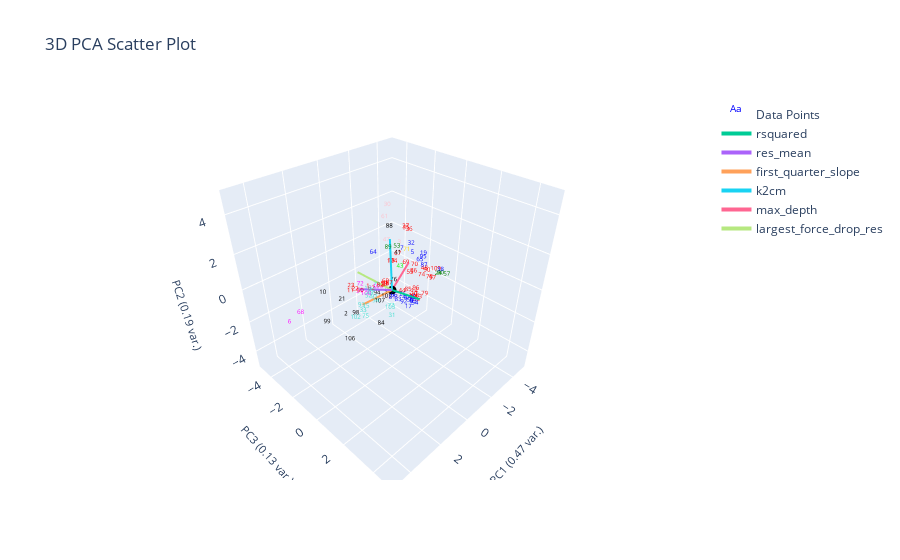

Notebook code for this chart:
### Markdown cell above
# Radius Neighbors Classifier
- Within radius r, assing query point to highest frequency label
- Good for when data isn't uniformly distributed (clusters have different densities)

### Code cell
from sklearn.neighbors import RadiusNeighborsClassifier


X = plotting.extract_numerical_features(marions_labeled_data).values.tolist()
y = marions_labeled_data[f'{ylabel_name}_nums'].values.tolist()
rn = RadiusNeighborsClassifier(radius=1.5, outlier_label=-1)
rn.fit(X,y)
rn_predictions = pd.Series(rn.predict(clustering_features.values))

rn_actual = marions_labeled_data[f'{ylabel_name}_nums']
rn_changed_ylabel_idxs = find_changed_ylabel_data(rn_predictions, rn_actual)
rn_corrected_predictions = correct_pseudo_ylabels_to_actual(rn_predictions, rn_actual, rn_changed_ylabel_idxs)

plotting.plot_cluster_subplots(rn_corrected_predictions, curve_data, 
                                  clustering_method="Nearest Centroid", 
                                  cluster_category_names=cluster_num_to_ylabel,
                                  bold_idxs=rn_actual.index
                                  )
plotting.plot_cluster_subplots(rn_predictions, curve_data,
                                  clustering_method="Nearest Centroid", 
                                  cluster_category_names=cluster_num_to_ylabel,
                                  pseudo_corrections=rn_corrected_predictions,
                                  bold_idxs=rn_actual.index
                                  )
plotting.plot_pca(clustering_features, rn_predictions, 3, 
                  graph_title=f'',
                  ylabel_name=ylabel_name,)

### Figure 1 — Plotly figure (JSON) as saved in the notebook; plotly's stock layout.template omitted (floating-point values rounded to 4 significant figures)
{"data": [{"mode": "text", "name": "Data Points", "text": ["0", "1", "2", "3", "4", "5", "6", "7", "8", "9", "10", "11", "12", "13", "14", "15", "16", "17", "18", "19", "20", "21", "22", "23", "24", "25", "26", "27", "28", "29", "30", "31", "32", "33", "34", "35", "36", "37", "38", "39", "40", "41", "42", "43", "44", "45", "46", "47", "48", "49", "50", "51", "52", "53", "54", "55", "56", "57", "58", "59", "60", "61", "62", "63", "64", "65", "66", "67", "68", "69", "70", "71", "72", "73", "74", "75", "76", "77", "78", "79", "80", "81", "82", "83", "84", "85", "86", "87", "88", "89", "90", "91", "92", "93", "94", "95", "96", "97", "98", "99", "100", "101", "102", "103", "104", "105", "106", "107", "108", "109"], "textfont": {"color": ["blue", "red", "black", "pink", "blue", "blue", "magenta", "blue", "red", "pink", "black", "red", "magenta", "red", "red", "turquoise", "turquoise", "blue", "red", "blue", "red", "black", "red", "red", "green", "pink", "blue", "red", "red", "red", "pink", "turquoise", "blue", "turquoise", "turquoise", "red", "red", "red", "blue", "black", "blue", "black", "pink", "lime", "red", "blue", "turquoise", "pink", "red", "turquoise", "red", "magenta", "turquoise", "green", "blue", "red", "red", "green", "red", "blue", "red", "pink", "red", "blue", "blue", "blue", "blue", "red", "magenta", "red", "red", "gold", "magenta", "turquoise", "red", "turquoise", "black", "turquoise", "red", "red", "green", "blue", "red", "blue", "black", "red", "red", "blue", "black", "green", "red", "turquoise", "blue", "turquoise", "black", "blue", "red", "red", "black", "black", "magenta", "black", "turquoise", "turquoise", "red", "magenta", "black", "black", "red", "red"], "size": 6}, "type": "scatter3d", "x": [-0.4067, 1.672, 2.934, -1.129, -0.04845, -1.028, 5.131, -1.062, 0.8533, -1.586, 3.083, 2.241, -0.7652, -1.181, -0.7108, 2.067, 1.697, -0.0641, -0.6414, -1.483, -1.083, 2.077, 2.257, 1.977, -2.336, -0.6981, 0.2075, -1.189, 0.5935, -1.077, -0.7696, 1.125, -1.095, 2.21, 1.501, -1.477, -1.197, 0.5749, -2.158, 0.2804, 0.1097, -0.7188, -0.2928, -3.667, -1.041, -0.2727, 1.497, -0.3483, -2.832, 1.47, 1.977, 1.667, 1.636, -0.308, -0.5215, -1.185, -0.7247, -2.515, 0.7942, 0.02735, 0.4882, -0.2916, 1.484, -0.476, -0.8726, -1.384, 0.3726, -0.9445, 4.644, -2.156, -1.451, -1.925, -0.1798, 0.8034, -2.766, 2.177, -1.954, 1.033, -2.011, -1.572, -2.338, 0.3463, 1.092, 0.4615, 1.709, -1.703, -1.647, -1.315, -1.036, 0.02599, -1.764, 1.486, -0.09639, 2.06, 0.5856, -1.425, -1.17, -2.023, 2.547, 3.606, 0.2174, 0.6447, 2.66, 0.964, -1.168, -0.8843, 3.178, 1.367, -0.6938, -2.752], "y": [0.9269, 0.09549, -0.0101, -0.6321, 0.8594, 0.3384, -1.204, -0.3888, 0.3132, -0.3611, -1.416, -0.4718, -2.262, 0.715, 0.8505, 0.4014, 0.1435, 1.056, -0.6797, 0.6522, 0.4695, -1.387, -0.08318, -0.7234, 0.9507, -0.4413, 0.9223, -0.2805, 0.1602, 0.4167, -1.09, 1.088, 0.1825, 0.3433, 0.4433, -0.5258, -0.06615, 0.3836, 1.213, -0.02837, 1.018, -0.3683, -0.665, -3.011, -0.3153, 1.099, 0.1982, -0.7395, -0.4008, 0.0236, -0.06193, -0.5267, 0.1079, 0.007072, 1.061, 0.07817, 0.9833, 1.356, 0.2664, 1.249, 0.05199, -0.8058, 0.1519, 0.9953, -2.253, 0.5192, 0.5108, -0.5558, -0.9877, -1.112, 0.1248, -0.9003, -2.607, -0.2215, -0.5038, 0.455, -1.832, 0.9675, 0.6606, 0.7656, 1.094, 0.3199, 0.3233, 0.8612, 0.9956, -0.4956, -0.09867, 0.8551, -1.227, -0.2328, 0.6782, 0.292, 0.7093, 0.06706, -0.45, 0.6803, 0.5149, 0.8496, 0.2228, -0.5737, -1.688, 0.2365, 0.3365, 0.8372, -1.149, -1.956, 0.4826, 0.571, 0.8312, 0.4539], "z": [-0.8335, 0.6737, -0.2703, 1.515, -0.4854, 1.406, -0.145, 1.313, 0.4628, -1.802, 0.2753, 0.4206, -1.956, -1.122, -0.4324, -0.08373, 0.5836, -0.9317, 0.6445, 1.292, -1.031, -0.6512, 0.7278, 0.4418, -0.1384, -1.456, -0.1229, 2.516, 0.299, -1.219, 3.497, -0.7807, 1.82, -0.2818, -0.06013, 2.229, 2.422, 0.4583, 0.3026, -0.4169, -0.3023, 1.222, -1.377, -2.158, -1.206, -0.4615, 0.4341, 1.935, -0.6825, 0.1543, 0.5052, 0.07412, 0.1135, 1.918, -0.9595, 0.07202, -0.89, -0.07453, 0.4431, -0.4001, 0.3458, 3.148, 0.4907, -0.885, 0.3571, 0.9175, -0.3012, 0.9852, 0.2328, -0.3358, 0.4261, 0.6568, -1.487, 0.1594, -1.121, -0.5904, -1.709, -0.3168, -0.3312, -1.104, -0.03276, -0.5512, 0.556, -0.3283, -0.9551, -1.563, -0.1504, 0.784, 2.216, 1.895, 0.2004, 0.08647, -0.8514, -0.2073, -0.5589, 1.135, -0.6801, -0.312, -0.3019, -0.6678, -1.447, -0.3668, -0.4344, -0.5253, 0.1761, -1.694, -1.307, -0.07262, -0.7313, -0.2886]}, {"marker": {"color": "black", "size": 3}, "mode": "markers", "name": "Origin", "showlegend": false, "type": "scatter3d", "x": [0], "y": [0], "z": [0]}, {"line": {"width": 4}, "mode": "lines+text", "name": "rsquared", "textposition": "top center", "type": "scatter3d", "x": [0, 0.8777], "y": [0, 2.544], "z": [0, 1.226]}, {"line": {"width": 4}, "mode": "lines+text", "name": "res_mean", "textposition": "top center", "type": "scatter3d", "x": [0, 1.565], "y": [0, -0.575], "z": [0, 0.538]}, {"line": {"width": 4}, "mode": "lines+text", "name": "first_quarter_slope", "textposition": "top center", "type": "scatter3d", "x": [0, 1.411], "y": [0, -0.5916], "z": [0, -0.4527]}, {"line": {"width": 4}, "mode": "lines+text", "name": "k2cm", "textposition": "top center", "type": "scatter3d", "x": [0, -0.5953], "y": [0, -0.7368], "z": [0, 2.283]}, {"line": {"width": 4}, "mode": "lines+text", "name": "max_depth", "textposition": "top center", "type": "scatter3d", "x": [0, -1.431], "y": [0, -0.2619], "z": [0, 0.8174]}, {"line": {"width": 4}, "mode": "lines+text", "name": "largest_force_drop_res", "textposition": "top center", "type": "scatter3d", "x": [0, 1.179], "y": [0, -1.113], "z": [0, 1.06]}], "layout": {"autosize": true, "scene": {"aspectmode": "cube", "xaxis": {"range": [-5.131, 5.131], "title": {"font": {"size": 11}, "text": "PC1 (0.47 var.)"}}, "yaxis": {"range": [-5.131, 5.131], "title": {"font": {"size": 11}, "text": "PC3 (0.13 var.)"}}, "zaxis": {"range": [-5.131, 5.131], "title": {"font": {"size": 11}, "text": "PC2 (0.19 var.)"}}}, "title": {"text": "3D PCA Scatter Plot"}}}
